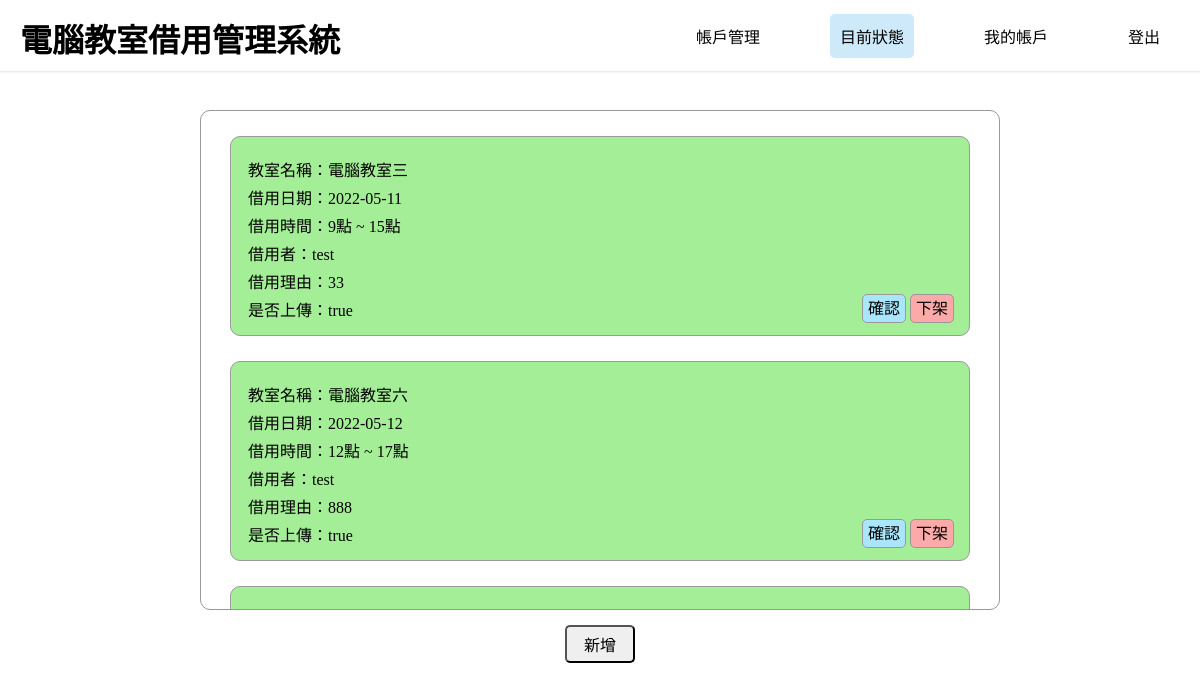
Screenshot of /state.php with the database file from the repository.
### tables this page shows
CREATE TABLE `works` (
  `id` int(11) NOT NULL,
  `startAt` varchar(30) NOT NULL,
  `endAt` varchar(30) NOT NULL,
  `text` varchar(30) NOT NULL,
  `online` varchar(30) NOT NULL,
  `name` varchar(30) NOT NULL,
  `reason` varchar(30) NOT NULL,
  `dates` date DEFAULT NULL
);

### state.php (the view, shortened to what this page needs)
<!DOCTYPE html>
<html lang="en">
<head>
    <link rel="stylesheet" href="index.css">
</head>
<body>
    <div class="header">
        <h1>
            <a href="index.php">
                電腦教室借用管理系統
            </a>
        </h1>
        <div class="header_a">
            <a href="./users/">帳戶管理</a>
            <a href="state.php" style="background-color: rgb(206, 233, 249);">目前狀態</a>
            <a href="./myuser.php">我的帳戶</a>
            <a href="loginout.php">登出</a>
        </div>
    </div>
    <div class="items">
        <div class="state_main">
            <?php
            include('./link.php');
            $sql = $db->prepare('select * from works order by online asc');
            $sql->execute();
            $query = $sql->fetchAll();
            foreach ($query as $data) {
            ?>
                <div class="state">
                    <div class="state_mains">
                        <div class="state_row">教室名稱：<?php echo $data['text'] ?></div>
                        <div class="state_row">借用日期：<?php echo $data['dates'] ?></div>
                        <div class="state_row">借用時間：<?php echo $data['startAt'] ?>點 ~ <?php echo $data['endAt'] ?>點</div>
                        <div class="state_row">借用者：<?php echo $data['name'] ?></div>
                        <div class="state_row">借用理由：<?php echo $data['reason'] ?></div>
                        <div class="state_row">是否上傳：<?php echo $data['online'] ?></div>
                        <div class="selector">
                            <a href="./onlineprocess.php?online=true&id=<?php echo $data['id'] ?>" class="state_selector">確認</a>
                            <a href="./onlineprocess.php?online=false&id=<?php echo $data['id'] ?>" class="state_selector" style="background-color: rgb(251, 169, 169);">下架</a>
                        </div>
                    </div>
                </div>
            <?php
            }
            ?>
        </div>
    </div>
    <div class="new">
        <button onclick="location.href='./Apply_classroom.php'">新增</button>
    </div>
</body>
</html>

### index.css (style rules this page uses)
* { box-sizing: border-box; margin: 0px; color: black; }
.header { width: 100%; background-color: #fff; box-shadow: 0px 1px 2px rgb(228, 228, 234); display: flex; top: 0; position: fixed; z-index: 1; }
.header>h1 { margin: 15px 0px 10px 20px; }
.header>h1>a { text-decoration: none; color: black; }
.header_a { margin-left: auto; display: flex; align-items: center; }
.header_a>a { text-decoration: none; border-radius: 5px; margin: 0px 30px; padding: 10px; }
.items { display: flex; justify-content: center; margin-top: 110px; }
.my_message_col { background-color: rgb(165, 238, 152); }
.state_main { width: 800px; height: 500px; border: 1px solid #999; border-radius: 10px; overflow: hidden; overflow-y: auto; }
.state { width: 740px; height: 200px; border: 1px solid #999; border-radius: 10px; margin: 25px auto; display: flex; }
.state_mains { width: 100%; margin: 8px 0px; padding: 8px 16px; border-left: 1px solid rgb(212, 211, 211); position: relative; }
.state_row { margin: 4px 0px; }
.selector { position: absolute; right: 15px; bottom: 8px; }
.state_selector { text-decoration: none; padding: 5px; border: 1px solid#999; border-radius: 5px; background-color: rgb(169, 230, 251); }
.new { margin-top: 15px; display: flex; justify-content: center; }
.new>button { width: 70px; font-size: 16px; padding: 5px; border-radius: 5px; cursor: pointer; }

### rows the page displays
works: text "電腦教室三", dates "2022-05-11", startAt "9", endAt "15", name "test", reason "33", online "true"
works: text "電腦教室六", dates "2022-05-12", startAt "12", endAt "17", name "test", reason "888", online "true"
